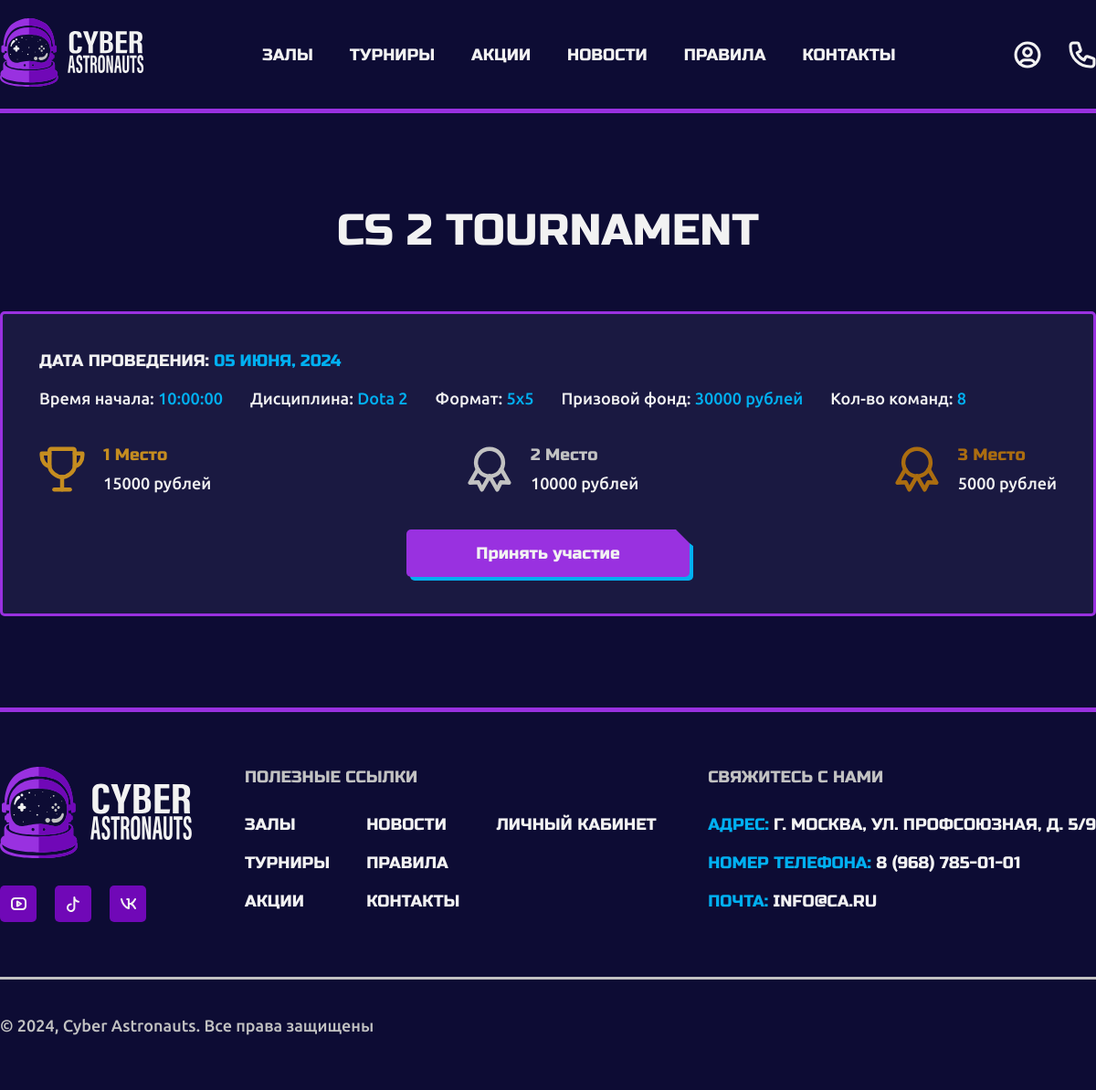
The page /tournament.php?id_tournament=2 on the database its author committed.
### tables this page shows
CREATE TABLE `tournaments` (
  `id_tournament` int NOT NULL,
  `name` varchar(64) NOT NULL,
  `id_game` int NOT NULL,
  `format` varchar(16) NOT NULL,
  `date` date NOT NULL,
  `start_time` time NOT NULL,
  `prize_pool` int NOT NULL,
  `teams_amount` int NOT NULL
);

CREATE TABLE `games` (
  `id_game` int NOT NULL,
  `name` varchar(64) NOT NULL,
  `id_genre` int NOT NULL,
  `img` varchar(255) NOT NULL
);

### tournament.php (the view, shortened to what this page needs)
<!DOCTYPE html>
<html lang="ru">
<head>
    <link rel="stylesheet" type="text/css" href="assets/css/main.css">
</head>
<body>
    <?php
        include "php-connect/connect.php";
        include "php-handler/header.php";
    ?>
    <main>
        <section class="tournament">
            <div class="container tournament_block">
            <?php
                    $id_tournament = $_GET['id_tournament'];
                    $select_tournament = "SELECT tournaments.id_tournament, tournaments.name, tournaments.format, tournaments.date, tournaments.start_time, tournaments.prize_pool, tournaments.teams_amount, games.name as game_name FROM tournaments INNER JOIN games ON tournaments.id_game = games.id_game WHERE id_tournament = '$id_tournament';";
                    $tournament_result = mysqli_query($connect, $select_tournament) or die(mysqli_error($connect));
                    $tournament_rows = mysqli_fetch_array($tournament_result);
                    $arr = [
                        'января',
                        'февраля',
                        'марта',
                        'апреля',
                        'мая',
                        'июня',
                        'июля',
                        'августа',
                        'сентября',
                        'октября',
                        'ноября',
                        'декабря'
                      ];
                    $date = date("m", strtotime($tournament_rows['date']))-1;
                    $first = $tournament_rows['prize_pool']/2;
                    $second = $tournament_rows['prize_pool']/3;
                    $third = $tournament_rows['prize_pool']/6;
                    echo "<h2 class='tournament_block_title'>".$tournament_rows['name']."</h2>
                    <div class='tournament_block_content'>
                        <span class='tournament_block_content_date'>Дата проведения: <span class='tournament_block_content_date_blue'>".date("d ", strtotime($tournament_rows['date'])).$arr[$date].", ".date("Y ", strtotime($tournament_rows['date']))."</span></span>
                        <ul class='tournament_block_content_list'>
                            <li class='tournament_block_content_list_item'>Время начала: <span class='tournament_block_content_list_item_blue'>".$tournament_rows['start_time']."</span></li>
                            <li class='tournament_block_content_list_item'>Дисциплина: <span class='tournament_block_content_list_item_blue'>".$tournament_rows['game_name']."</span></li>
                            <li class='tournament_block_content_list_item'>Формат:  <span class='tournament_block_content_list_item_blue'>".$tournament_rows['format']."</span></li>
                            <li class='tournament_block_content_list_item'>Призовой фонд:  <span class='tournament_block_content_list_item_blue'>".$tournament_rows['prize_pool']." рублей</span></li>
                            <li class='tournament_block_content_list_item'>Кол-во команд:  <span class='tournament_block_content_list_item_blue'>".$tournament_rows['teams_amount']."</span></li>
                        </ul>
                        <ul class='tournament_block_content_prizes'>
                            <li class='tournament_block_content_prizes_item'>
                                <img src='assets/images/gold.svg' alt='' class='tournament_block_content_prizes_item_img'>
                                <div class='tournament_block_content_prizes_item_box'>
                                    <span class='tournament_block_content_prizes_item_box_gold'>1 Место</span>
                                    <span class='tournament_block_content_prizes_item_box_prize'>".$first." рублей</span>
                                </div>
                            </li>
                            <li class='tournament_block_content_prizes_item'>
                                <img src='assets/images/silver.svg' alt='' class='tournament_block_content_prizes_item_img'>
                                <div class='tournament_block_content_prizes_item_box'>
                                    <span class='tournament_block_content_prizes_item_box_silver'>2 Место</span>
                                    <span class='tournament_block_content_prizes_item_box_prize'>".$second." рублей</span>
                                </div>
                            </li>
                            <li class='tournament_block_content_prizes_item'>
                                <img src='assets/images/bronze.svg' alt='' class='tournament_block_content_prizes_item_img'>
                                <div class='tournament_block_content_prizes_item_box'>
                                    <span class='tournament_block_content_prizes_item_box_bronze'>3 Место</span>
                                    <span class='tournament_block_content_prizes_item_box_prize'>".$third." рублей</span>
                                </div>
                            </li>
                        </ul>
                        <button class='tournament_block_content_btn' onclick='openTournamentForm()'>Принять участие</button>
                    </div>";
                ?>
            </div>
        </section>
    </main>
    <?php
        include "php-handler/footer.php";
    ?>
</body>
</html>

### assets/css/main.css (style rules this page uses)
* { padding: 0; margin: 0; font-family: "Ubuntu"; color: #f2f2f2; font-size: 18px; font-weight: 500; }
body { background: #0D0C34; }
main { background: #0D0C34; }
.container { max-width: 1340px; margin: 0 auto; text-align: center; }
h2 { font-size: 48px; font-weight: 400; font-family: "RussoOne"; text-transform: uppercase; }
button, .button { display: inline-block; position: relative; border: none; color: #f2f2f2; cursor: pointer; text-decoration: none; padding: 15px; text-align: center; border-radius: 5px; font-family: "RussoOne"; font-weight: 400; filter: drop-shadow(4px 4px 0px #01B0F1); transition: 0.5s; background: #9931E0; -webkit-clip-path: polygon(-20% -20%, calc(100% - 15px) 0, 100% 15px, 120% 120%, -20% 120%); clip-path: polygon(-20% -20%, calc(100% - 15px) 0, 100% 15px, 120% 120%, -20% 120%); }
::placeholder { color: #C2C2C2; }
.tournament { padding: 100px 0; border-top: 5px solid #9931E0; }
.tournament_block { display: flex; flex-direction: column; }
.tournament_block_title { margin-bottom: 60px; }
.tournament_block_content { display: flex; flex-direction: column; align-items: flex-start; background: #1A1941; border-radius: 5px; border: 3px solid #9931E0; padding: 40px; }
.tournament_block_content_date { text-align: left; margin-bottom: 20px; font-family: "RussoOne"; font-weight: 400; text-transform: uppercase; }
.tournament_block_content_date_blue { color: #01B0F1; font-family: "RussoOne"; font-weight: 400; text-transform: uppercase; }
.tournament_block_content_list { display: flex; align-items: flex-start; list-style: none; gap: 30px; margin-bottom: 40px; }
.tournament_block_content_list_item_blue { color: #01B0F1; }
.tournament_block_content_prizes { display: flex; list-style: none; justify-content: space-between; margin-bottom: 40px; width: 100%; }
.tournament_block_content_prizes_item { display: flex; gap: 20px; align-items: center; }
.tournament_block_content_prizes_item_img { width: 50px; height: 50px; -o-object-fit: contain; object-fit: contain; }
.tournament_block_content_prizes_item_box { display: flex; flex-direction: column; gap: 10px; text-align: left; }
.tournament_block_content_prizes_item_box_gold { font-family: "RussoOne"; font-weight: 400; color: #C58D20; }
.tournament_block_content_prizes_item_box_silver { font-family: "RussoOne"; font-weight: 400; color: #C2C2C2; }
.tournament_block_content_prizes_item_box_bronze { font-family: "RussoOne"; font-weight: 400; color: #AB6D10; }
.tournament_block_content_btn { align-self: center; width: 310px; }

### rows shown on the page
tournaments: name "CS 2 TOURNAMENT", date "05", date "ИЮНЯ", date "2024", start_time "10:00:00", id_game.name "Dota 2", format "5x5", prize_pool "30000", teams_amount "8", prize_pool "15000", prize_pool "10000", prize_pool "5000"
